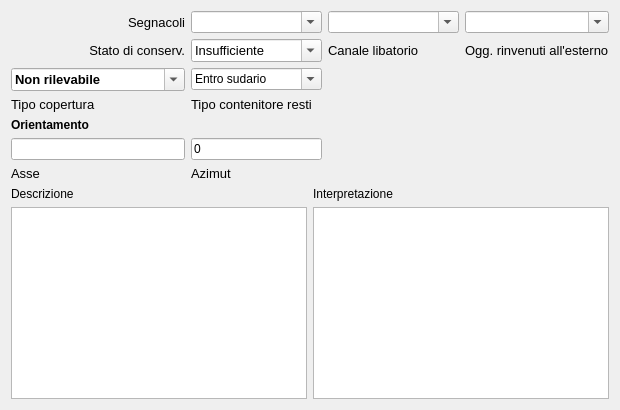
       <widget class="QWidget" name="tab">
        <attribute name="title">
         <string>Dati descrittivi</string>
        </attribute>
        <layout class="QGridLayout" name="gridLayout_14">
         <item row="1" column="0">
          <layout class="QGridLayout" name="gridLayout_9">
           <item row="0" column="0">
            <widget class="QLabel" name="label_3">
             <property name="font">
              <font>
               <pointsize>10</pointsize>
              </font>
             </property>
             <property name="text">
              <string>Segnacoli</string>
             </property>
             <property name="alignment">
              <set>Qt::AlignRight|Qt::AlignTrailing|Qt::AlignVCenter</set>
             </property>
            </widget>
           </item>
           <item row="0" column="1">
            <widget class="QComboBox" name="comboBox_segnacoli">
             <property name="minimumSize">
              <size>
               <width>0</width>
               <height>19</height>
              </size>
             </property>
             <property name="editable">
              <bool>true</bool>
             </property>
             <item>
              <property name="text">
               <string/>
              </property>
             </item>
             <item>
              <property name="text">
               <string>Si</string>
              </property>
             </item>
             <item>
              <property name="text">
               <string>No</string>
              </property>
             </item>
             <item>
              <property name="text">
               <string>Non determinabile</string>
              </property>
             </item>
            </widget>
           </item>
           <item row="0" column="2">
            <widget class="QComboBox" name="comboBox_canale_libatorio">
             <property name="minimumSize">
              <size>
               <width>100</width>
               <height>19</height>
              </size>
             </property>
             <property name="editable">
              <bool>true</bool>
             </property>
             <item>
              <property name="text">
               <string/>
              </property>
             </item>
             <item>
              <property name="text">
               <string>Si</string>
              </property>
             </item>
             <item>
              <property name="text">
               <string>No</string>
              </property>
             </item>
             <item>
              <property name="text">
               <string>Non determinabile</string>
              </property>
             </item>
            </widget>
           </item>
           <item row="0" column="3">
            <widget class="QComboBox" name="comboBox_oggetti_esterno">
             <property name="minimumSize">
              <size>
               <width>0</width>
               <height>19</height>
              </size>
             </property>
             <property name="editable">
              <bool>true</bool>
             </property>
             <item>
              <property name="text">
               <string/>
              </property>
             </item>
             <item>
              <property name="text">
               <string>Si</string>
              </property>
             </item>
             <item>
              <property name="text">
               <string>No</string>
              </property>
             </item>
             <item>
              <property name="text">
               <string>Non determinabile</string>
              </property>
             </item>
            </widget>
           </item>
           <item row="1" column="0">
            <widget class="QLabel" name="label_30">
             <property name="font">
              <font>
               <pointsize>10</pointsize>
              </font>
             </property>
             <property name="text">
              <string>Stato di conserv.</string>
             </property>
             <property name="alignment">
              <set>Qt::AlignRight|Qt::AlignTrailing|Qt::AlignVCenter</set>
             </property>
            </widget>
           </item>
           <item row="1" column="1">
            <widget class="QComboBox" name="comboBox_conservazione_taf">
             <property name="minimumSize">
              <size>
               <width>0</width>
               <height>19</height>
              </size>
             </property>
             <property name="font">
              <font>
               <pointsize>10</pointsize>
              </font>
             </property>
             <property name="editable">
              <bool>true</bool>
             </property>
             <item>
              <property name="text">
               <string>Insufficiente</string>
              </property>
             </item>
             <item>
              <property name="text">
               <string>Scarso</string>
              </property>
             </item>
             <item>
              <property name="text">
               <string>Sufficiente</string>
              </property>
             </item>
             <item>
              <property name="text">
               <string>Discreto</string>
              </property>
             </item>
             <item>
              <property name="text">
               <string>Buono</string>
              </property>
             </item>
             <item>
              <property name="text">
               <string>Ottimo</string>
              </property>
             </item>
            </widget>
           </item>
           <item row="1" column="2">
            <widget class="QLabel" name="label_8">
             <property name="font">
              <font>
               <pointsize>10</pointsize>
              </font>
             </property>
             <property name="text">
              <string>Canale libatorio</string>
             </property>
            </widget>
           </item>
           <item row="1" column="3">
            <widget class="QLabel" name="label_4">
             <property name="font">
              <font>
               <pointsize>10</pointsize>
              </font>
             </property>
             <property name="text">
              <string>Ogg. rinvenuti all'esterno</string>
             </property>
            </widget>
           </item>
           <item row="2" column="0">
            <widget class="QComboBox" name="comboBox_copertura_tipo">
             <property name="minimumSize">
              <size>
               <width>0</width>
               <height>19</height>
              </size>
             </property>
             <property name="font">
              <font>
               <pointsize>10</pointsize>
               <weight>75</weight>
               <bold>true</bold>
              </font>
             </property>
             <property name="editable">
              <bool>true</bool>
             </property>
             <item>
              <property name="text">
               <string>Non rilevabile</string>
              </property>
             </item>
             <item>
              <property name="text">
               <string>Copertura assente</string>
              </property>
             </item>
             <item>
              <property name="text">
               <string>Tegole alla cappuccina</string>
              </property>
             </item>
             <item>
              <property name="text">
               <string>In cassa</string>
              </property>
             </item>
            </widget>
           </item>
           <item row="2" column="1">
            <widget class="QComboBox" name="comboBox_tipo_contenitore_resti">
             <property name="minimumSize">
              <size>
               <width>0</width>
               <height>19</height>
              </size>
             </property>
             <property name="editable">
              <bool>true</bool>
             </property>
             <item>
              <property name="text">
               <string>Entro sudario</string>
              </property>
             </item>
             <item>
              <property name="text">
               <string>In cassa fittile</string>
              </property>
             </item>
             <item>
              <property name="text">
               <string>In cassa lignea</string>
              </property>
             </item>
             <item>
              <property name="text">
               <string>In urna litica</string>
              </property>
             </item>
             <item>
              <property name="text">
               <string>Nella terra</string>
              </property>
             </item>
            </widget>
           </item>
           <item row="3" column="0">
            <widget class="QLabel" name="label_85">
             <property name="font">
              <font>
               <pointsize>10</pointsize>
              </font>
             </property>
             <property name="text">
              <string>Tipo copertura</string>
             </property>
            </widget>
           </item>
           <item row="3" column="1">
            <widget class="QLabel" name="label_35">
             <property name="font">
              <font>
               <pointsize>10</pointsize>
              </font>
             </property>
             <property name="text">
              <string>Tipo contenitore resti</string>
             </property>
            </widget>
           </item>
           <item row="4" column="0">
            <widget class="QLabel" name="label_15">
             <property name="font">
              <font>
               <weight>75</weight>
               <bold>true</bold>
              </font>
             </property>
             <property name="text">
              <string>Orientamento</string>
             </property>
            </widget>
           </item>
           <item row="5" column="0">
            <widget class="QLineEdit" name="lineEdit_orientamento_asse">
             <property name="minimumSize">
              <size>
               <width>0</width>
               <height>19</height>
              </size>
             </property>
            </widget>
           </item>
           <item row="5" column="1">
            <widget class="QLineEdit" name="lineEdit_orientamento_azimut">
             <property name="minimumSize">
              <size>
               <width>0</width>
               <height>19</height>
              </size>
             </property>
             <property name="text">
              <string>0</string>
             </property>
            </widget>
           </item>
           <item row="6" column="0">
            <widget class="QLabel" name="label_31">
             <property name="font">
              <font>
               <pointsize>10</pointsize>
              </font>
             </property>
             <property name="text">
              <string>Asse</string>
             </property>
            </widget>
           </item>
           <item row="6" column="1">
            <widget class="QLabel" name="label_47">
             <property name="font">
              <font>
               <pointsize>10</pointsize>
              </font>
             </property>
             <property name="text">
              <string>Azimut</string>
             </property>
            </widget>
           </item>
          </layout>
         </item>
         <item row="0" column="0">
          <layout class="QHBoxLayout" name="horizontalLayout_2"/>
         </item>
         <item row="2" column="0">
          <layout class="QGridLayout" name="gridLayout_10">
           <item row="0" column="0">
            <widget class="QLabel" name="label_6">
             <property name="text">
              <string>Descrizione </string>
             </property>
            </widget>
           </item>
           <item row="0" column="1">
            <widget class="QLabel" name="label_7">
             <property name="text">
              <string>Interpretazione </string>
             </property>
            </widget>
           </item>
           <item row="1" column="0">
            <widget class="QTextEdit" name="textEdit_descrizione_taf">
             <property name="minimumSize">
              <size>
               <width>50</width>
               <height>100</height>
              </size>
             </property>
             <property name="font">
              <font>
               <pointsize>10</pointsize>
              </font>
             </property>
             <property name="html">
              <string>&lt;!DOCTYPE HTML PUBLIC &quot;-//W3C//DTD HTML 4.0//EN&quot; &quot;http://www.w3.org/TR/REC-html40/strict.dtd&quot;&gt;
&lt;html&gt;&lt;head&gt;&lt;meta name=&quot;qrichtext&quot; content=&quot;1&quot; /&gt;&lt;style type=&quot;text/css&quot;&gt;
p, li { white-space: pre-wrap; }
&lt;/style&gt;&lt;/head&gt;&lt;body style=&quot; font-family:'MS Shell Dlg 2'; font-size:10pt; font-weight:400; font-style:normal;&quot;&gt;
&lt;p style=&quot; margin-top:0px; margin-bottom:0px; margin-left:0px; margin-right:0px; -qt-block-indent:0; text-indent:0px;&quot;&gt;&lt;span style=&quot; font-family:'Lucida Grande'; font-size:13pt;&quot;&gt;&lt;br /&gt;&lt;/span&gt;&lt;/p&gt;&lt;/body&gt;&lt;/html&gt;</string>
             </property>
            </widget>
           </item>
           <item row="1" column="1">
            <widget class="QTextEdit" name="textEdit_interpretazione_taf">
             <property name="minimumSize">
              <size>
               <width>250</width>
               <height>150</height>
              </size>
             </property>
             <property name="font">
              <font>
               <pointsize>10</pointsize>
              </font>
             </property>
            </widget>
           </item>
          </layout>
         </item>
        </layout>
       </widget>
